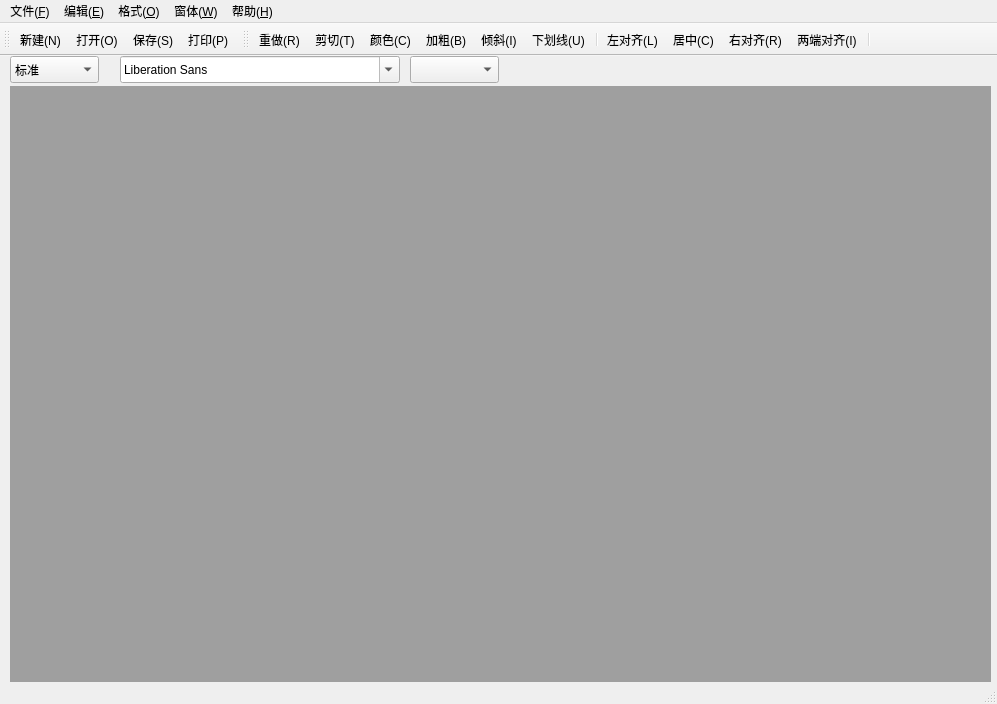
<?xml version="1.0" encoding="UTF-8"?>
<ui version="4.0">
 <class>MainWindow</class>
 <widget class="QMainWindow" name="MainWindow">
  <property name="geometry">
   <rect>
    <x>0</x>
    <y>0</y>
    <width>997</width>
    <height>704</height>
   </rect>
  </property>
  <property name="windowTitle">
   <string>MainWindow</string>
  </property>
  <widget class="QWidget" name="centralwidget">
   <widget class="QComboBox" name="comboBox">
    <property name="geometry">
     <rect>
      <x>10</x>
      <y>0</y>
      <width>89</width>
      <height>27</height>
     </rect>
    </property>
    <property name="toolTip">
     <string>&lt;html&gt;&lt;head/&gt;&lt;body&gt;&lt;p&gt;项目&lt;/p&gt;&lt;/body&gt;&lt;/html&gt;</string>
    </property>
    <item>
     <property name="text">
      <string>标准</string>
     </property>
    </item>
    <item>
     <property name="text">
      <string>项目名称</string>
     </property>
    </item>
   </widget>
   <widget class="QFontComboBox" name="fontComboBox">
    <property name="geometry">
     <rect>
      <x>120</x>
      <y>0</y>
      <width>280</width>
      <height>27</height>
     </rect>
    </property>
   </widget>
   <widget class="QComboBox" name="sizeComboBox">
    <property name="geometry">
     <rect>
      <x>410</x>
      <y>0</y>
      <width>89</width>
      <height>27</height>
     </rect>
    </property>
   </widget>
   <widget class="QMdiArea" name="mdiArea">
    <property name="geometry">
     <rect>
      <x>10</x>
      <y>30</y>
      <width>981</width>
      <height>631</height>
     </rect>
    </property>
   </widget>
  </widget>
  <widget class="QMenuBar" name="menubar">
   <property name="geometry">
    <rect>
     <x>0</x>
     <y>0</y>
     <width>997</width>
     <height>24</height>
    </rect>
   </property>
   <widget class="QMenu" name="menu">
    <property name="title">
     <string>文件(&amp;F)</string>
    </property>
    <addaction name="separator"/>
    <addaction name="separator"/>
    <addaction name="separator"/>
    <addaction name="separator"/>
    <addaction name="newAction"/>
    <addaction name="openAction"/>
    <addaction name="saveAction"/>
    <addaction name="saveAsAction"/>
    <addaction name="printAction"/>
    <addaction name="printPreAction"/>
    <addaction name="exitAction"/>
   </widget>
   <widget class="QMenu" name="menu_E">
    <property name="title">
     <string>编辑(&amp;E)</string>
    </property>
    <addaction name="uodoAction"/>
    <addaction name="redoAction"/>
    <addaction name="cutAction"/>
    <addaction name="copyAction"/>
    <addaction name="pasteAction"/>
   </widget>
   <widget class="QMenu" name="menu_O">
    <property name="title">
     <string>格式(&amp;O)</string>
    </property>
    <widget class="QMenu" name="menu_D">
     <property name="title">
      <string>字体(&amp;D) </string>
     </property>
     <addaction name="boldAction"/>
     <addaction name="italicAction"/>
     <addaction name="underlineAction"/>
    </widget>
    <widget class="QMenu" name="menu_2">
     <property name="title">
      <string>段落</string>
     </property>
     <addaction name="leftAlignAction"/>
     <addaction name="centerAction"/>
     <addaction name="rightAlignAction"/>
     <addaction name="justifyAction"/>
    </widget>
    <addaction name="separator"/>
    <addaction name="menu_D"/>
    <addaction name="menu_2"/>
    <addaction name="colorAction"/>
   </widget>
   <widget class="QMenu" name="menu_W">
    <property name="title">
     <string>窗体(&amp;W)</string>
    </property>
    <addaction name="closeAction"/>
    <addaction name="closeAllAction"/>
    <addaction name="titleAction"/>
    <addaction name="cascadeAction"/>
    <addaction name="nextAction"/>
    <addaction name="previousAction"/>
   </widget>
   <widget class="QMenu" name="menu_H">
    <property name="title">
     <string>帮助(&amp;H)</string>
    </property>
    <addaction name="aboutAction"/>
   </widget>
   <addaction name="menu"/>
   <addaction name="menu_E"/>
   <addaction name="menu_O"/>
   <addaction name="menu_W"/>
   <addaction name="menu_H"/>
  </widget>
  <widget class="QStatusBar" name="statusbar"/>
  <widget class="QToolBar" name="toolBar">
   <property name="windowTitle">
    <string>toolBar</string>
   </property>
   <attribute name="toolBarArea">
    <enum>TopToolBarArea</enum>
   </attribute>
   <attribute name="toolBarBreak">
    <bool>false</bool>
   </attribute>
   <addaction name="newAction"/>
   <addaction name="openAction"/>
   <addaction name="saveAction"/>
   <addaction name="printAction"/>
  </widget>
  <widget class="QToolBar" name="toolBar_2">
   <property name="windowTitle">
    <string>toolBar_2</string>
   </property>
   <attribute name="toolBarArea">
    <enum>TopToolBarArea</enum>
   </attribute>
   <attribute name="toolBarBreak">
    <bool>false</bool>
   </attribute>
   <addaction name="redoAction"/>
   <addaction name="cutAction"/>
   <addaction name="colorAction"/>
   <addaction name="boldAction"/>
   <addaction name="italicAction"/>
   <addaction name="underlineAction"/>
   <addaction name="separator"/>
   <addaction name="leftAlignAction"/>
   <addaction name="centerAction"/>
   <addaction name="rightAlignAction"/>
   <addaction name="justifyAction"/>
   <addaction name="separator"/>
  </widget>
  <action name="newAction">
   <property name="icon">
    <iconset resource="images.qrc">
     <normaloff>:/images/new.png</normaloff>:/images/new.png</iconset>
   </property>
   <property name="text">
    <string>新建(&amp;N)</string>
   </property>
   <property name="statusTip">
    <string>创建一个新文档</string>
   </property>
   <property name="shortcut">
    <string>Ctrl+N</string>
   </property>
  </action>
  <action name="openAction">
   <property name="icon">
    <iconset resource="images.qrc">
     <normaloff>:/images/fileopen.png</normaloff>:/images/fileopen.png</iconset>
   </property>
   <property name="text">
    <string>打开(&amp;O)</string>
   </property>
   <property name="shortcut">
    <string>Ctrl+O</string>
   </property>
  </action>
  <action name="saveAction">
   <property name="icon">
    <iconset resource="images.qrc">
     <normaloff>:/images/save.png</normaloff>:/images/save.png</iconset>
   </property>
   <property name="text">
    <string>保存(&amp;S)</string>
   </property>
   <property name="shortcut">
    <string>Ctrl+S</string>
   </property>
  </action>
  <action name="saveAsAction">
   <property name="text">
    <string>另存为(&amp;A)</string>
   </property>
   <property name="shortcut">
    <string>Ctrl+A</string>
   </property>
  </action>
  <action name="printAction">
   <property name="icon">
    <iconset resource="images.qrc">
     <normaloff>:/images/print.png</normaloff>:/images/print.png</iconset>
   </property>
   <property name="text">
    <string>打印(&amp;P)</string>
   </property>
   <property name="shortcut">
    <string>Ctrl+P</string>
   </property>
  </action>
  <action name="printPreAction">
   <property name="text">
    <string>打印预览</string>
   </property>
  </action>
  <action name="exitAction">
   <property name="text">
    <string>退出</string>
   </property>
  </action>
  <action name="redoAction">
   <property name="icon">
    <iconset resource="images.qrc">
     <normaloff>:/images/redo.png</normaloff>:/images/redo.png</iconset>
   </property>
   <property name="text">
    <string>重做(&amp;R) </string>
   </property>
   <property name="shortcut">
    <string>Ctrl+Y</string>
   </property>
  </action>
  <action name="cutAction">
   <property name="icon">
    <iconset resource="images.qrc">
     <normaloff>:/images/cut.png</normaloff>:/images/cut.png</iconset>
   </property>
   <property name="text">
    <string>剪切(&amp;T) </string>
   </property>
   <property name="shortcut">
    <string>Ctrl+X</string>
   </property>
  </action>
  <action name="copyAction">
   <property name="icon">
    <iconset resource="images.qrc">
     <normaloff>:/images/copy.png</normaloff>:/images/copy.png</iconset>
   </property>
   <property name="text">
    <string>复制(&amp;C) </string>
   </property>
   <property name="shortcut">
    <string>Ctrl+C</string>
   </property>
  </action>
  <action name="pasteAction">
   <property name="icon">
    <iconset resource="images.qrc">
     <normaloff>:/images/paste.png</normaloff>:/images/paste.png</iconset>
   </property>
   <property name="text">
    <string>粘贴(&amp;P)</string>
   </property>
   <property name="shortcut">
    <string>Ctrl+V</string>
   </property>
  </action>
  <action name="colorAction">
   <property name="icon">
    <iconset resource="images.qrc">
     <normaloff>:/images/color.ico</normaloff>:/images/color.ico</iconset>
   </property>
   <property name="text">
    <string>颜色(&amp;C)</string>
   </property>
  </action>
  <action name="boldAction">
   <property name="icon">
    <iconset resource="images.qrc">
     <normaloff>:/images/bold.png</normaloff>:/images/bold.png</iconset>
   </property>
   <property name="text">
    <string>加粗(&amp;B) </string>
   </property>
  </action>
  <action name="italicAction">
   <property name="icon">
    <iconset resource="images.qrc">
     <normaloff>:/images/italic.png</normaloff>:/images/italic.png</iconset>
   </property>
   <property name="text">
    <string>倾斜(&amp;I)</string>
   </property>
  </action>
  <action name="leftAlignAction">
   <property name="icon">
    <iconset resource="images.qrc">
     <normaloff>:/images/left.png</normaloff>:/images/left.png</iconset>
   </property>
   <property name="text">
    <string>左对齐(&amp;L)</string>
   </property>
  </action>
  <action name="centerAction">
   <property name="icon">
    <iconset resource="images.qrc">
     <normaloff>:/images/center.png</normaloff>:/images/center.png</iconset>
   </property>
   <property name="text">
    <string> 居中(&amp;C) </string>
   </property>
  </action>
  <action name="rightAlignAction">
   <property name="icon">
    <iconset resource="images.qrc">
     <normaloff>:/images/right.png</normaloff>:/images/right.png</iconset>
   </property>
   <property name="text">
    <string>右对齐(&amp;R) </string>
   </property>
  </action>
  <action name="justifyAction">
   <property name="icon">
    <iconset resource="images.qrc">
     <normaloff>:/images/justify.png</normaloff>:/images/justify.png</iconset>
   </property>
   <property name="text">
    <string>两端对齐(&amp;I)</string>
   </property>
  </action>
  <action name="aboutAction">
   <property name="text">
    <string>关于(&amp;A)</string>
   </property>
  </action>
  <action name="closeAction">
   <property name="text">
    <string>关闭(&amp;O)</string>
   </property>
  </action>
  <action name="closeAllAction">
   <property name="text">
    <string>关闭所有(&amp;A) </string>
   </property>
  </action>
  <action name="titleAction">
   <property name="text">
    <string>平铺(&amp;T) </string>
   </property>
  </action>
  <action name="cascadeAction">
   <property name="text">
    <string>层叠(&amp;C)</string>
   </property>
  </action>
  <action name="nextAction">
   <property name="text">
    <string>下一个(&amp;X) </string>
   </property>
  </action>
  <action name="previousAction">
   <property name="text">
    <string>前一个(&amp;V)</string>
   </property>
  </action>
  <action name="underlineAction">
   <property name="icon">
    <iconset resource="images.qrc">
     <normaloff>:/images/under.png</normaloff>:/images/under.png</iconset>
   </property>
   <property name="text">
    <string>下划线(&amp;U)</string>
   </property>
  </action>
  <action name="uodoAction">
   <property name="checkable">
    <bool>true</bool>
   </property>
   <property name="icon">
    <iconset resource="images.qrc">
     <normaloff>:/images/under.png</normaloff>:/images/under.png</iconset>
   </property>
   <property name="text">
    <string>撤销(&amp;U) </string>
   </property>
   <property name="shortcut">
    <string>Ctrl+Z</string>
   </property>
  </action>
 </widget>
 <resources>
  <include location="images.qrc"/>
 </resources>
 <connections/>
</ui>
